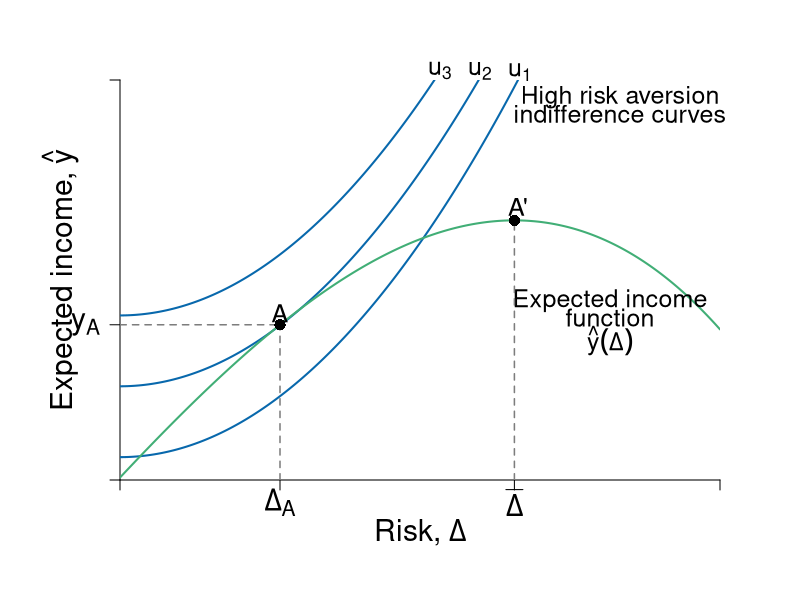

This chart was generated by the following R code:
#Graph Designer: Simon Halliday & Riley Boeth '17
#Authors: Bowles, Foley and Halliday
#Title: Coordination, Conflict and Competition: A Text in Microeconomics

library(shape)
pdf(file = "capitalism/risks_feasible_very.pdf", width = 10, height = 8)


#Set parameters for graphics
axislabelsize <- 1.8
labelsize <- 1.5
namesize <- 1.8
annotatesize <- 1.5
graphlinewidth <- 2
segmentlinewidth <- 1.5

COL <- c("#7fc97f", "#beaed4", "#fdc086", "#ffff99", "#386cb0", "#f0027f", "#bf5b17", "#666666")
COLA <- c("#e0f3db", "#99d8c9","#66c2a4","#41ae76", "#238b45", "#005824")
COLB <- c("#c6dbef", "#4eb3d3", "#2b8cbe", "#0868ac","#084081")
COLC <- c("#fcfbfd", "#efedf5", "#dadaeb", "#bcbddc", "#9e9ac8", "#807dba", "#6a51a3", "#54278f", "#3f007d")
grays <- gray.colors(25, start = 1, end = 0)

#Edited the margins to cater for the larger LHS labels
par(mar =  c(6, 6, 4, 4))

#Indifference curves of a risk-averse homo economicus (2nd graph out of the two for 4.7)

indiffA <- function(x, ua=2) {
  ua + (1/12)*(x)^2
}

#Average wealth function 

avgwealth <- function(x,y){
  (1.08)*((-1/35)*(((-((.9)*x-36))^2))+36.8+((-1/10)*(x-4)+(-1/1000)*((x-3)^3)))
}

#Add limits on axes and levels of utility for each indifference curve
ylims <- c(0, 35)
xlims <- c(0, 30)

npts <- 501 
x <- seq(xlims[1], xlims[2], length.out = npts)
y <- seq(ylims[1], ylims[2], length.out = npts) 

plot(0, 0, xlim = xlims, ylim = ylims, type = "n",
     xlab = expression(paste("")),
     ylab = expression(paste("")), 
     xaxt = "n", 
     yaxt = "n", 
     cex.lab = axislabelsize, 
     bty = "n", 
     xaxs="i", 
     yaxs="i"
)

#x and y limits with plain axes without ticks/numbers to match previous graph

#ticksx <- seq(from = 0, to = xlims[2]+1, by = 4)
#xlabels <- seq(from = 0, to = xlims[2], by = 1)
ticksx <- c(xlims[1], 8, 19.72, xlims[2])
xlabels <- c(NA, expression(paste(Delta[A])), expression(paste(bar(Delta))), NA)
#ticksy <- seq(from = 0, to = ylims[2]+1, by = 4)
#ylabels <- seq(from = 0, to = ylims[2], by = 1)
ticksy <- c(ylims[1], avgwealth(8), ylims[2])
ylabels <- c(NA, expression(paste(y[A])), NA)


axis(1,at = ticksx,  pos = 0, labels = xlabels, cex.axis = axislabelsize)
axis(2,at = ticksy,  pos = 0, labels = ylabels, las = 1, cex.axis = axislabelsize)

npts <- 500 
xx1 <- seq(xlims[1], xlims[2], length.out = npts)
xx2 <- seq(0, xlims[2], length.out = npts)
xx3 <- seq(xlims[1], 0, length.out = npts)
xx4 <- seq(-11, 0, length.out = npts)


lines(xx1, indiffA(xx1, ua = 2), col = COLB[4], lwd = graphlinewidth)
lines(xx1, indiffA(xx1, ua = 8.2), col = COLB[4], lwd = graphlinewidth)
lines(xx1, indiffA(xx1, ua = 14.4), col = COLB[4], lwd = graphlinewidth)
lines(xx1, avgwealth(xx1), col = COLA[4], lwd = graphlinewidth)


#Axis labels and draw linear utility function
mtext(expression(paste("Risk, ", Delta)), side = 1, line = 2.5, cex = axislabelsize)
text(-3, 0.5*ylims[2], expression(paste("Expected income, ", hat(y))), xpd = TRUE, cex = axislabelsize, srt = 90) 

#Label various points on line

text(8, avgwealth(8)+1, expression(paste(A)), cex = labelsize)
segments(8, 0, 8, avgwealth(8), lty = 2, col = grays[20], lwd = segmentlinewidth)
segments(0, avgwealth(8), 8, avgwealth(8), lty = 2, col = grays[20], lwd = segmentlinewidth)
points(8, avgwealth(8), pch = 16, col = "black", cex = 1.5)
# 
# segments(25, 0, 25, avgwealth(25), lty = 2, col = "gray", lwd = segmentlinewidth)
# points(25, avgwealth(25), pch = 16, col = "black", cex = 1.5)
# 
# text(20, avgwealth(20)+1, expression(paste(y, ""[max])), cex = labelsize)
# segments(20, 0, 20, avgwealth(20), lty = 2, col = "gray", lwd = segmentlinewidth)
# points(20, avgwealth(20), pch = 16, col = "black", cex = 1.5)
# 
# text(14.7, avgwealth(15)+1, expression(paste("e")), cex = labelsize)
# segments(15, 0, 15, avgwealth(15), lty = 2, col = "gray", lwd = segmentlinewidth)
# points(15, avgwealth(15), pch = 16, col = "black", cex = 1.5)
# 
# segments(12, 0, 12, avgwealth(12), lty = 2, col = "gray", lwd = segmentlinewidth)
# points(12, avgwealth(12), pch = 16, col = "black", cex = 1.5)

#Label relevant points on axes

#label the three indifference curves

text(20, indiffA(20)+0.355, expression(paste(u[1])), xpd = TRUE, cex = labelsize)
text(18, indiffA(18)+6.8, expression(paste(u[2])),  xpd = TRUE, cex = labelsize)
text(16, indiffA(16)+12.5, expression(paste(u[3])),  xpd = TRUE, cex = labelsize)

#Label average wealth curve and indifference curves generally

text(24.5, avgwealth(30)+2.5, expression(paste("Expected income")), xpd = TRUE, cex = labelsize)
text(24.5, avgwealth(30)+1, expression(paste("function")), xpd = TRUE, cex = labelsize)
text(24.5, avgwealth(30)-1, expression(paste(hat(y)(Delta))), xpd = TRUE, cex = labelsize)

#text(25, 35, expression(paste("Very")), xpd = TRUE, cex = labelsize)
text(25, 33.5, expression(paste("High risk aversion")), xpd = TRUE, cex = labelsize)
text(25, 32, expression(paste("indifference curves")), xpd = TRUE, cex = labelsize)

# Label Max
segments(19.72, 0, 19.72, 22.718, lty = 2, col = grays[20], lwd = segmentlinewidth)
points(19.72, 22.718, pch = 16, col = "black", cex = 1.5)
text(19.9, 23.9, expression(paste("A'")), xpd = TRUE, cex = labelsize)





dev.off()
